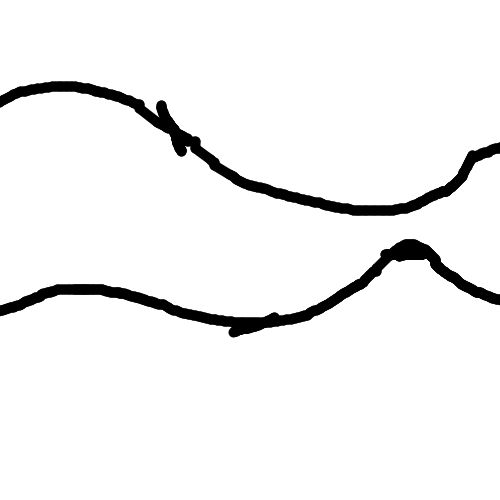
#> input picture game/sample_path.jpg, 500 x 500 px
$ python get_track.py sample_path.jpg out.png
#> lines starting #> are read from the running program, lines starting #| are printed output that depends on the picture; after the words box and inside, x2 and y2 are one past the last pixel; in counts of white or black regions, pixels touching at a corner belong together
import sys
import numpy as np
from PIL import Image
import matplotlib.pyplot as plt
from  skimage import filters, morphology,transform
import csv

def running_mean(x, N):
    cumsum = np.cumsum(np.insert(x, 0, 0))
    return (cumsum[N:] - cumsum[:-N]) / float(N)

# lambda function to scale an array to [min,max]
scale = lambda arr,min,max: min + (max-min)*(arr-np.min(arr))/(np.max(arr)-np.min(arr))
# lambda function get a PIL image from an array
get = lambda arr: Image.fromarray(scale(arr,0,255))

try:
    path = sys.argv[1]
    out_file = sys.argv[2]
except:
    print('No path specified!')
    print('Usage: python3 get_track.py path_to_image out_file')
    exit(0)

# open image and convert to Black and white (0-255)
im = Image.open(path).convert('L')
# display image
# im.show()
# invert image colors for better results and convert to an array for easier manipulation
im = 255 - np.array(im)
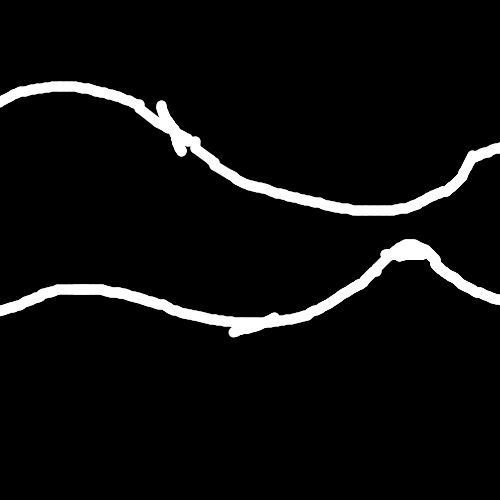
#> im: shape (500, 500); min 0, max 255, mean 13.1

# apply median filter to remove salt and pepper noise
im = filters.median(im)
# use gaussian filter to smooth out the image
im = filters.gaussian(im,sigma=2.2)
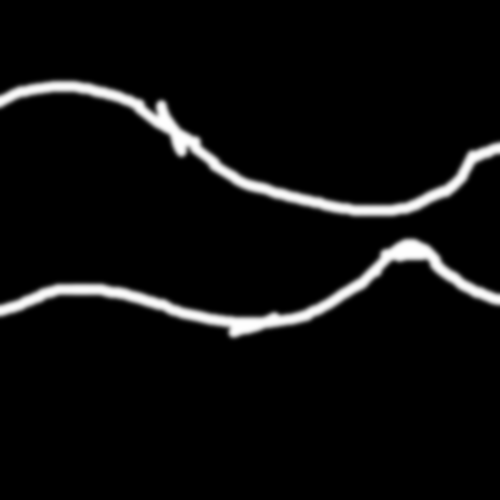
#> im: shape (500, 500) float64; min 0, max 1, mean 0.0513
im = scale(im,0,1)
# Reduce thick lines to single pixel lines for easier analysis
# Returns a thresholded image i.e All values are either 255 or 0
final_im =np.array(morphology.skeletonize_3d(im)).astype(int)
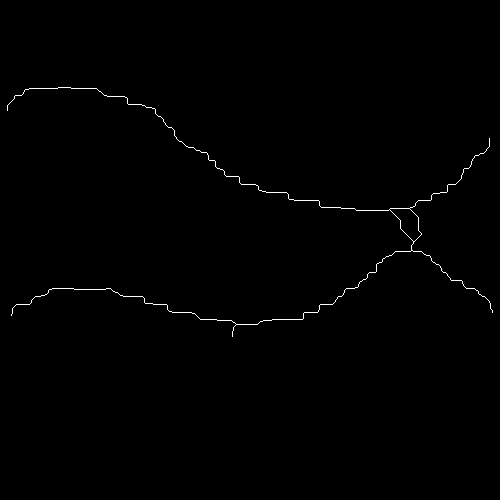
#> final_im: shape (500, 500) int64; 0.48% white in thin lines or dots, all inside (x1, y1, x2, y2) = (7, 87, 493, 337)

# Get the x and y co-ordinates (numpy and PIL have transpose conventions)
y,x = np.where(final_im==255)
#> y = 1209 values from 87 to 336; x = 1209 values, max 492 at index 1034, min 7 at index 143, mean 265.6
y = y[np.argsort(x)]
#> y = 1209 values, max 336 at index 510, min 87 at index 118, mean 225.3
x = np.sort(x)
#> x = 1209 values from 7 to 492
y_max = np.max(y)
#> y_max = 336
x = scale(x,0,1)
#> x = 1209 values from 0 to 1
y = scale(y,0,1)
#> y = 1209 values, max 1 at index 510, min 0 at index 118, mean 0.555
# Divide the y values into upper and lower parts of the track
x_final = []
y_up = []
y_down = []
for pt in np.sort(x):
    try:
        y1,y2 = y[np.where(x==pt)]
        x_final.append(pt)
        y_up.append(max(y1,y2))
        y_down.append(min(y1,y2))
    except:
        pass
#> this loop made 1209 passes
#> (pt, y1, y2) on passes 20, 21, 26: (0.0124, 0.0482, 0.884), (0.0124, 0.0482, 0.884), (0.0165, 0.0321, 0.876)
#> after the loop, x_final = 786 values from 0.0124 to 0.992; y_down = 786 values, max 0.494 at index 624, min 0 at index 80, mean 0.259; y_up = 786 values, max 0.952 at index 404, min 0.663 at index 682, mean 0.85

# Use a moving average to smooth out the array to remove any minor discontinuities
# Window size is 1% of track length to minimize the amount of data lost
win = int(0.01*len(x_final))
#> win = 7
y_up = running_mean(y_up,win)
#> in running_mean, `cumsum = np.cumsum(np.insert(x, 0, 0))`: cumsum = 787 values from 0 to 667.8
#> y_up = 780 values, max 0.952 at index 404, min 0.667 at index 682, mean 0.85
y_down = running_mean(y_down,win)
#> y_down = 780 values, max 0.494 at index 624, min 0 at index 80, mean 0.26
x_final = x_final[:-win+1]
#> x_final = 780 values from 0.0124 to 0.984

# write the results to a csv file
with open(out_file,'w') as f:
    writer = csv.writer(f)
    for i in range(len(x_final)):
        writer.writerow([x[i],y_down[i],y_up[i]])

# Plot the track using matplotlib
plt.title('Visualization of track')
plt.plot(x_final,y_down,color='r')
plt.plot(x_final,y_up,color='b')
plt.show()
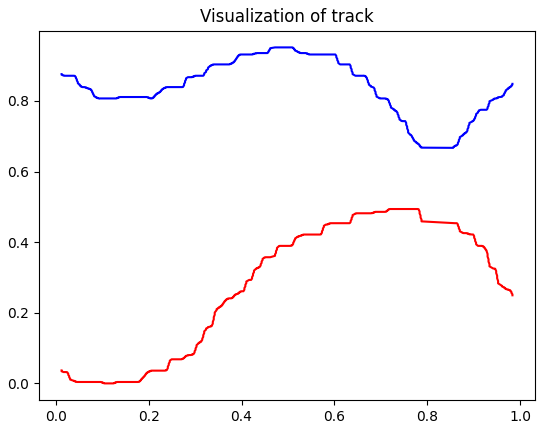
#> figure drawn by matplotlib, 1 panel

$ run again, on game/test_2.jpg
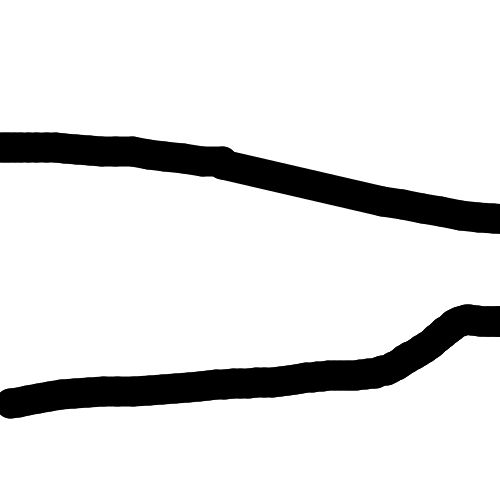
#> input picture game/test_2.jpg, 500 x 500 px
#> `final_im =np.array(morphology.skeletonize_3d(im)).astype(int)`:
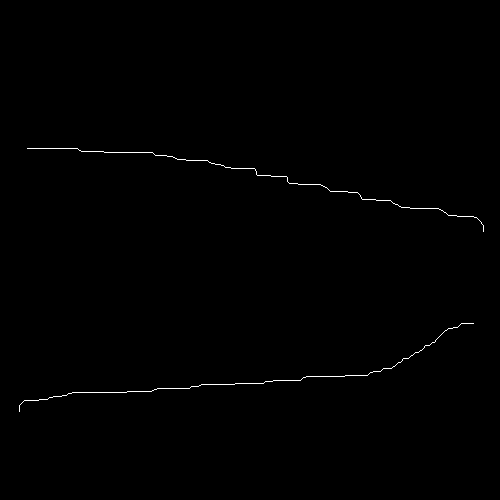
#> final_im: shape (500, 500) int64; 0.38% white in thin lines or dots, all inside (x1, y1, x2, y2) = (19, 148, 484, 412)
#> `y,x = np.where(final_im==255)`: y = 938 values from 148 to 411; x = 938 values, max 483 at index 467, min 19 at index 931, mean 251.7
#> `y = y[np.argsort(x)]`: y = 938 values, max 411 at index 1, min 148 at index 15, mean 276.3
#> `x = np.sort(x)`: x = 938 values from 19 to 483
#> y_max = 411
#> `x = scale(x,0,1)`: x = 938 values from 0 to 1
#> `y = scale(y,0,1)`: y = 938 values, max 1 at index 1, min 0 at index 15, mean 0.488
#> the loop `for pt in np.sort(x):` made 938 passes
#> (pt, y1, y2) on passes 15 to 17: (0.0172, 0.958, 0), (0.0172, 0.958, 0), (0.0194, 0, 0.958)
#> after the loop `for pt in np.sort(x):`: x_final = 880 values from 0.0172 to 0.996; y_down = 880 values from 0 to 0.281; y_up = 880 values, max 0.958 at index 0, min 0.285 at index 878, mean 0.87
#> win = 8
#> cumsum = 881 values from 0 to 765.6
#> `y_up = running_mean(y_up,win)`: y_up = 873 values, max 0.958 at index 8, min 0.57 at index 872, mean 0.871
#> `y_down = running_mean(y_down,win)`: y_down = 873 values, max 0.264 at index 872, min 0 at index 0, mean 0.102
#> `x_final = x_final[:-win+1]`: x_final = 873 values from 0.0172 to 0.974
#> `plt.show()`:
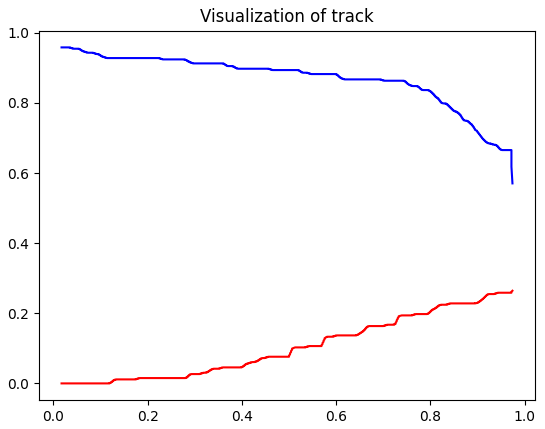
#> figure drawn by matplotlib, 1 panel

$ run again, on game/test_3.jpg
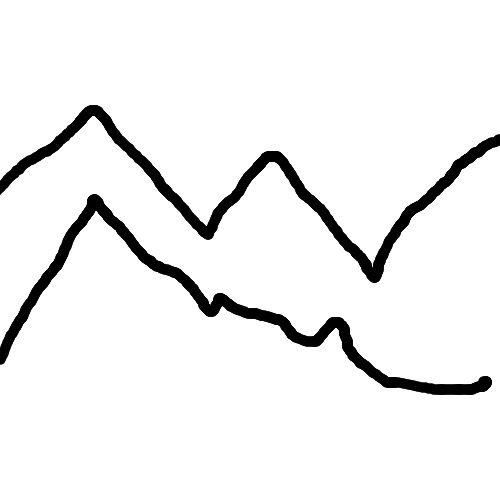
#> input picture game/test_3.jpg, 500 x 500 px
#> `final_im =np.array(morphology.skeletonize_3d(im)).astype(int)`:
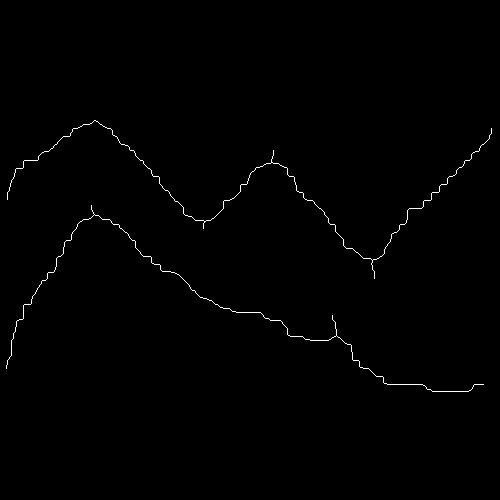
#> final_im: shape (500, 500) int64; 0.55% white in thin lines or dots, all inside (x1, y1, x2, y2) = (6, 120, 492, 392)
#> `y,x = np.where(final_im==255)`: y = 1385 values from 120 to 391; x = 1385 values, max 491 at index 38, min 6 at index 1247, mean 237.3
#> `y = y[np.argsort(x)]`: y = 1385 values, max 391 at index 1241, min 120 at index 318, mean 246.6
#> `x = np.sort(x)`: x = 1385 values from 6 to 491
#> y_max = 391
#> `x = scale(x,0,1)`: x = 1385 values from 0 to 1
#> `y = scale(y,0,1)`: y = 1385 values, max 1 at index 1241, min 0 at index 318, mean 0.467
#> the loop `for pt in np.sort(x):` made 1385 passes
#> pt on passes 2 to 4: 0, 0, 0
#> after the loop `for pt in np.sort(x):`: x_final = 728 values from 0.00412 to 0.984; y_down = 728 values, max 0.513 at index 554, min 0 at index 108, mean 0.244; y_up = 728 values, max 1 at index 644, min 0.347 at index 108, mean 0.721
#> win = 7
#> cumsum = 729 values from 0 to 524.8
#> `y_up = running_mean(y_up,win)`: y_up = 722 values, max 1 at index 644, min 0.349 at index 108, mean 0.719
#> `y_down = running_mean(y_down,win)`: y_down = 722 values, max 0.511 at index 551, min 0.00158 at index 108, mean 0.244
#> `x_final = x_final[:-win+1]`: x_final = 722 values from 0.00412 to 0.973
#> `plt.show()`:
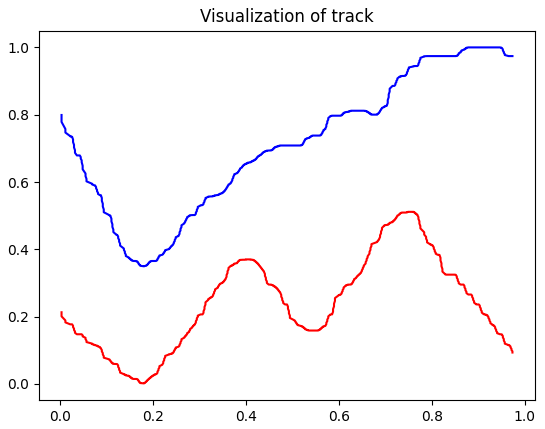
#> figure drawn by matplotlib, 1 panel

$ run again, on game/test_4.jpg
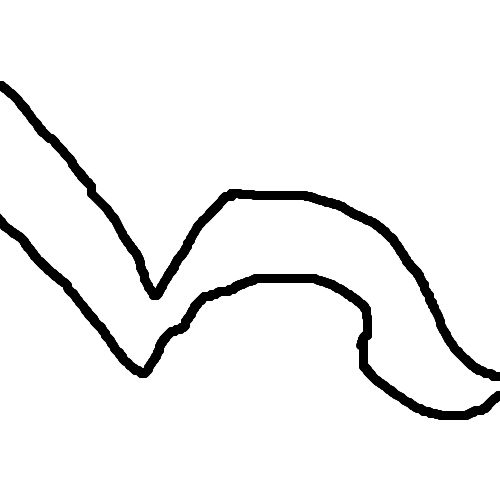
#> input picture game/test_4.jpg, 500 x 500 px
#> `final_im =np.array(morphology.skeletonize_3d(im)).astype(int)`:
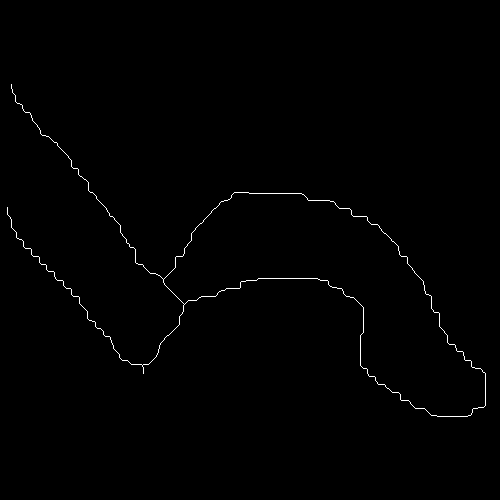
#> final_im: shape (500, 500) int64; 0.57% white in thin lines or dots, all inside (x1, y1, x2, y2) = (7, 84, 486, 417)
#> `y,x = np.where(final_im==255)`: y = 1420 values from 84 to 416; x = 1420 values, max 485 at index 1254, min 7 at index 271, mean 244.8
#> `y = y[np.argsort(x)]`: y = 1420 values, max 416 at index 1251, min 84 at index 15, mean 278.3
#> `x = np.sort(x)`: x = 1420 values from 7 to 485
#> y_max = 416
#> `x = scale(x,0,1)`: x = 1420 values from 0 to 1
#> `y = scale(y,0,1)`: y = 1420 values, max 1 at index 1251, min 0 at index 15, mean 0.585
#> the loop `for pt in np.sort(x):` made 1420 passes
#> pt on passes 2 to 4: 0, 0, 0
#> after the loop `for pt in np.sort(x):`: x_final = 714 values from 0.00628 to 0.998; y_down = 714 values, max 0.867 at index 710, min 0.0271 at index 2, mean 0.414; y_up = 714 values, max 1 at index 638, min 0.404 at index 0, mean 0.717
#> win = 7
#> cumsum = 715 values from 0 to 512.3
#> `y_up = running_mean(y_up,win)`: y_up = 708 values, max 1 at index 638, min 0.432 at index 0, mean 0.718
#> `y_down = running_mean(y_down,win)`: y_down = 708 values, max 0.863 at index 707, min 0.0409 at index 2, mean 0.413
#> `x_final = x_final[:-win+1]`: x_final = 708 values from 0.00628 to 0.99
#> `plt.show()`:
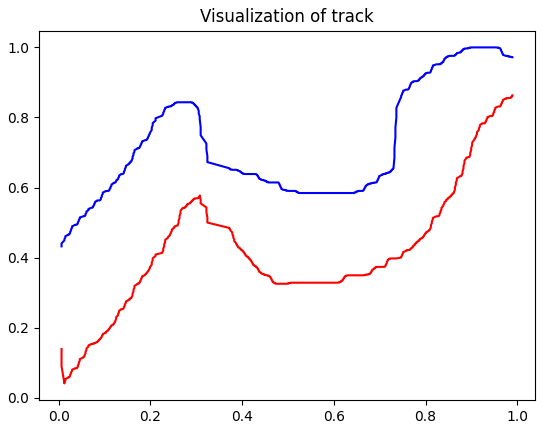
#> figure drawn by matplotlib, 1 panel
